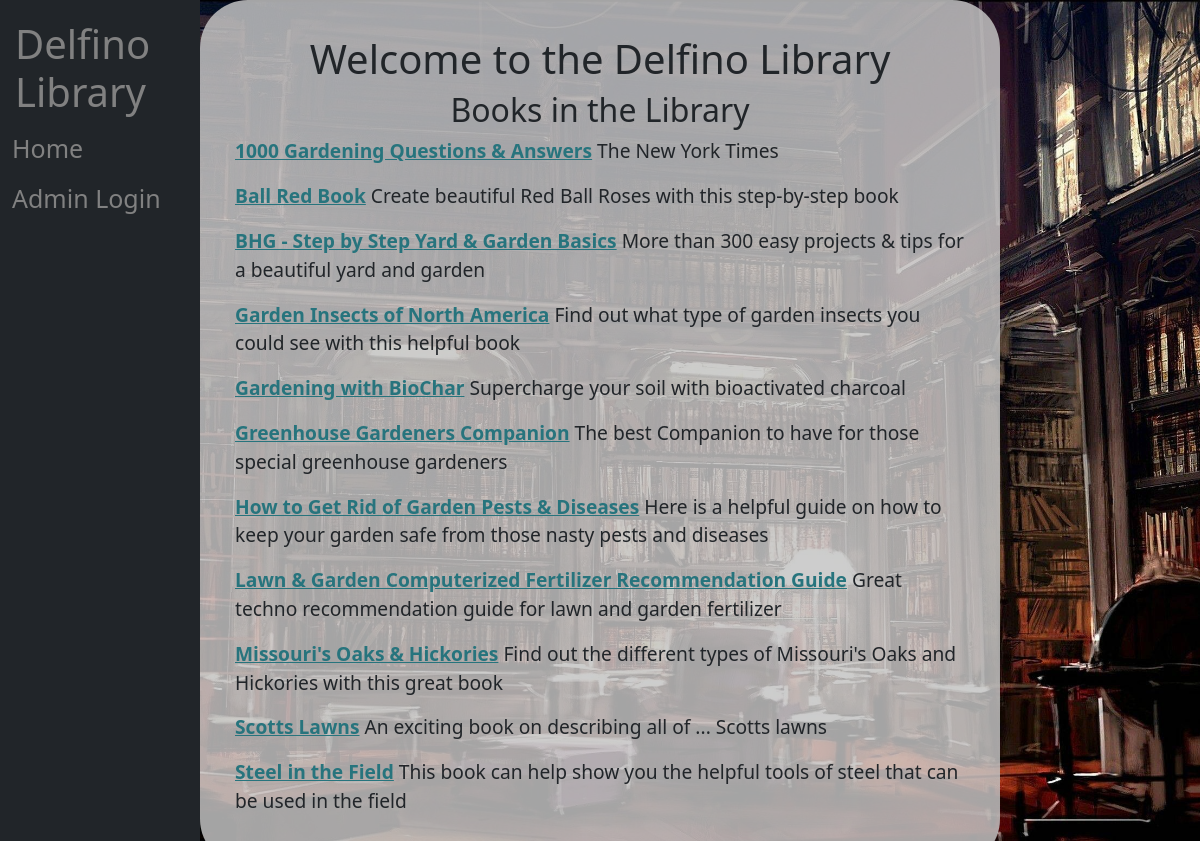
The page / on the database its author committed.
### tables this page shows
CREATE TABLE `books` (
  `bookId` int(11) NOT NULL,
  `bookTitle` varchar(250) NOT NULL,
  `bookDesc` varchar(250) NOT NULL,
  `bookAvail` int(10) NOT NULL,
  `active` int(10) NOT NULL DEFAULT 1
);

### model/database.php (called while the page is built, shortened)
<?php
$dsn = "mysql:host=localhost;dbname=library";
$username = "root";
$password = "";
try {
    $db = new PDO($dsn, $username, $password);
} catch (PDOException $e) {
    $error_message = $e->getMessage();
    echo ("<p>Error message: $error_message");
}
function getBooks()
{
    global $db;
    $myQuery = "select * from books where active = 1 order by bookTitle ASC";
    $qry = $db->query($myQuery);
    $books = $qry->fetchAll();
    return $books;
}

### index.php (the view, shortened to what this page needs)
<?php
    include "view/navigation.php";
    include "model/database.php";
?>
<!DOCTYPE html>
<html lang="en">
<head>
</head>
<body class="background">
    <div class="container-fluid">
        <div class="main">
            <h1 style="display: flex; justify-content: center;">Welcome to the Delfino Library</h1>
            <h2 style="display: flex; justify-content: center;"> Books in the Library</h2>
            <?php
                $books = getBooks();
                foreach($books as $book)
                {
                    $bookID = $book['bookId'];
                    echo ("<p><a href='checkout.php?id=$bookID'>$book[bookTitle]</a>  $book[bookDesc]</p>");
                }
            ?>
        </div>
    </div>
</body>
</html>

### view/navigation.php (shortened to what this page needs)
<!DOCTYPE html>
<html lang="en">
<head>
    <link href="https://cdn.jsdelivr.net/npm/bootstrap@5.2.0-beta1/dist/css/bootstrap.min.css" rel="stylesheet"
>
    <link rel="stylesheet" href="view/styles.css">
</head>
<body>
    <div class="container-fluid">
        <div class=" sidenav bg-dark">
            <h1 style="color: #818181; padding-left: 15px">Delfino Library</h1>
            <a class="nav-link active" aria-current="page" href="index.php">Home</a>
            <a class="nav-link" href="admin.php">Admin Login</a>
        </div>
    </div>
</body>
</html>

### view/styles.css (style rules this page uses)
body, html { height: 100%; }
.sidenav { height: 100%; width: 200px; position: fixed; z-index: 1; top: 0; left: 0; background-color: #111; overflow-x: hidden; padding-top: 20px; }
.sidenav a { padding: 6px 12px 6px 12px; text-decoration: none; font-size: 25px; color: #818181; display: block; }
.sidenav { color: #f1f1f1; }
a { color: #27747D; font-weight: bolder; }
.background { background-image: url(background.jpg); height: 100%; margin: 0 auto; background-position: center; background-repeat: no-repeat; background-size: cover; }
.main { background-color: rgba(196, 196, 196, 0.841); word-wrap: break-word; font-size:larger; font-weight: 500; border-radius: 3rem; padding: 35px 35px 35px 35px; max-width: 800px; margin: 0 auto; }

### rows shown on the page
books: bookTitle "1000 Gardening Questions & Answers", bookDesc "The New York Times"
books: bookTitle "Ball Red Book", bookDesc "Create beautiful Red Ball Roses with this step-by-step book"
books: bookTitle "BHG - Step by Step Yard & Garden Basics", bookDesc "More than 300 easy projects & tips for a beautiful yard and garden"
books: bookTitle "Garden Insects of North America", bookDesc "Find out what type of garden insects you could see with this helpful book"
books: bookTitle "Gardening with BioChar", bookDesc "Supercharge your soil with bioactivated charcoal"
books: bookTitle "Greenhouse Gardeners Companion", bookDesc "The best Companion to have for those special greenhouse gardeners"
books: bookTitle "How to Get Rid of Garden Pests & Diseases", bookDesc "Here is a helpful guide on how to keep your garden safe from those nasty pests and diseases"
books: bookTitle "Lawn & Garden Computerized Fertilizer Recommendation Guide", bookDesc "Great techno recommendation guide for lawn and garden fertilizer"
books: bookTitle "Missouri's Oaks & Hickories", bookDesc "Find out the different types of Missouri's Oaks and Hickories with this great book"
books: bookTitle "Scotts Lawns", bookDesc "An exciting book on describing all of ... Scotts lawns"
books: bookTitle "Steel in the Field", bookDesc "This book can help show you the helpful tools of steel that can be used in the field"
